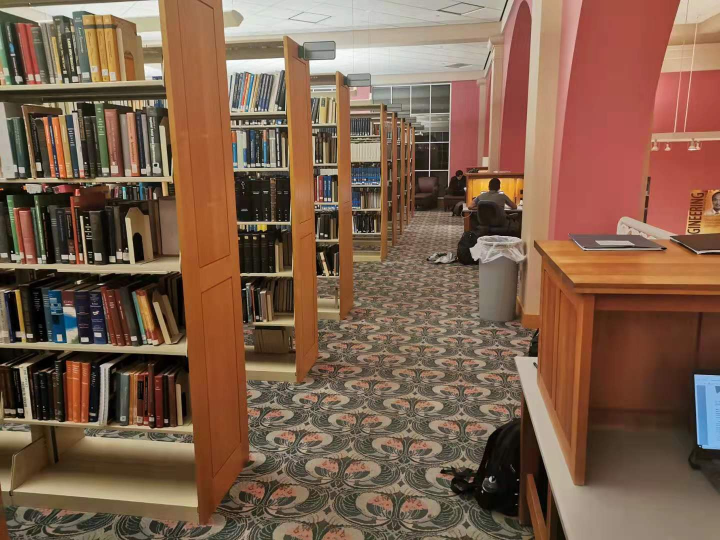
#> input picture Final Project/CS445-FinalProject-SFM/images/final/5001.jpg, 1440 x 1080 px, found by its file name (shown at 1/2 size); the run also reads 2 pictures not shown here
$ jupyter execute --allow-errors final_project_start_code.ipynb   (shell and % lines are left out)   (older library calls are emulated)
#> lines starting #> are read from the running program, lines starting #| are printed output that depends on the picture
### Final Project/CS445-FinalProject-SFM/utils.py
import os
import cv2

import numpy as np
from math import floor
from numpy.linalg import svd, inv


# [189 lines left out: functions projectImage, computeOverlap, transformImage, not called in this run]


def blendImages(sourceTransform, referenceTransform):
    '''
    Input:
        - sourceTransform: source frame projected onto reference frame plane
        - referenceTransform: reference frame projected onto same space

    Output:
        - blendedOutput: naive blending result from frame stitching
    '''

    blendedOutput = referenceTransform
    indices = referenceTransform == 0
    blendedOutput[indices] = sourceTransform[indices]

    return (blendedOutput / blendedOutput.max() * 255).astype(np.uint8)


# [94 lines left out: functions get_img_corners, video2imageFolder, imageFolder2mpeg, not called in this run]

### Final Project/project 5 - starter package/final_project_start_code.ipynb
# Final Project : 3D reconstruction with multi-images

## CS445: Computational Photography - Fall 2019

### Part I: SfM from two images

#### This involves:
1. compute homography H between two frames;
2. project each frame onto the same surface;
3. blend the surfaces.

Check that your homography is correct by plotting four points that form a square in frame 270 and their projections in each image, like this:
<p>


</p>

[cell 1]
import cv2
import numpy as np
from numpy.linalg import svd, inv, solve, lstsq
import utils
import scipy
from scipy.sparse.linalg import lsqr
from scipy.sparse import csr_matrix
from matplotlib import pyplot as plt
from mpl_toolkits.mplot3d import Axes3D
from scipy.spatial import Delaunay
from collections import defaultdict

import structure
import processor
import features

[cell 2]
class Camera(object):
    """ Class for representing pin-hole camera """

    # [63 lines left out: functions __init__, project, qr_to_rq_decomposition, factor, center, not called in this run]

## SfM from two images

[cell 3]
# images location
im1 = './images/final/5001.jpg'
im2 = './images/final/5002.jpg'
im3 = './images/final/5003.jpg'
im4 = './images/final/5004.jpg'

# Load an color image in grayscale
im1 = cv2.cvtColor(cv2.imread(im1),cv2.COLOR_BGR2RGB)
im2 = cv2.cvtColor(cv2.imread(im2),cv2.COLOR_BGR2RGB)
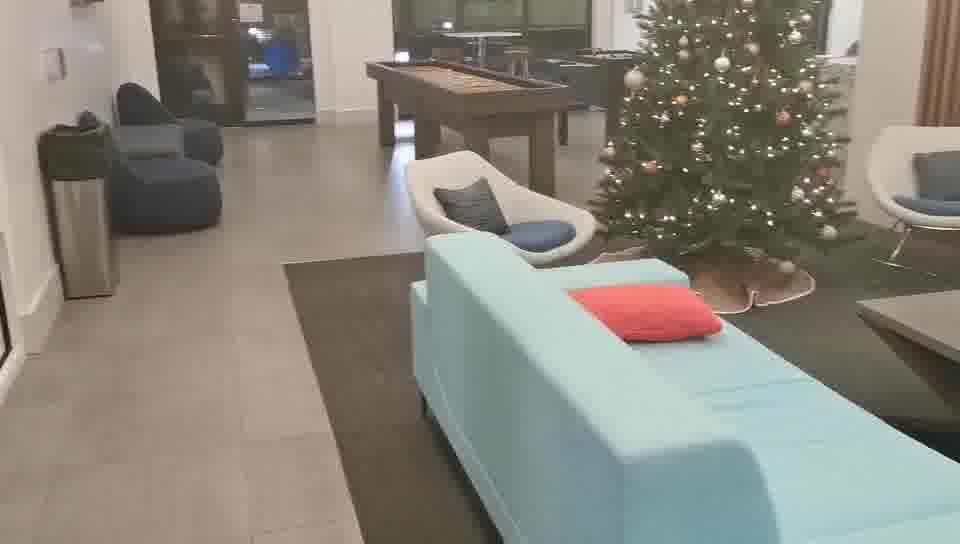
#> input picture Final Project/project 5 - starter package/images/final/5002.jpg, 960 x 544 px
im3 = cv2.cvtColor(cv2.imread(im3),cv2.COLOR_BGR2RGB)
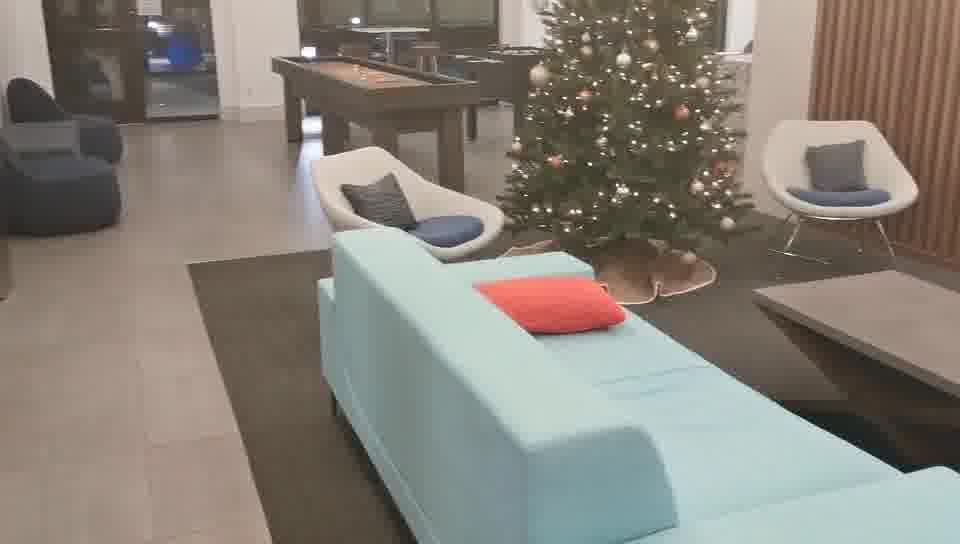
#> input picture Final Project/project 5 - starter package/images/final/5003.jpg, 960 x 544 px
im4 = cv2.cvtColor(cv2.imread(im4),cv2.COLOR_BGR2RGB)
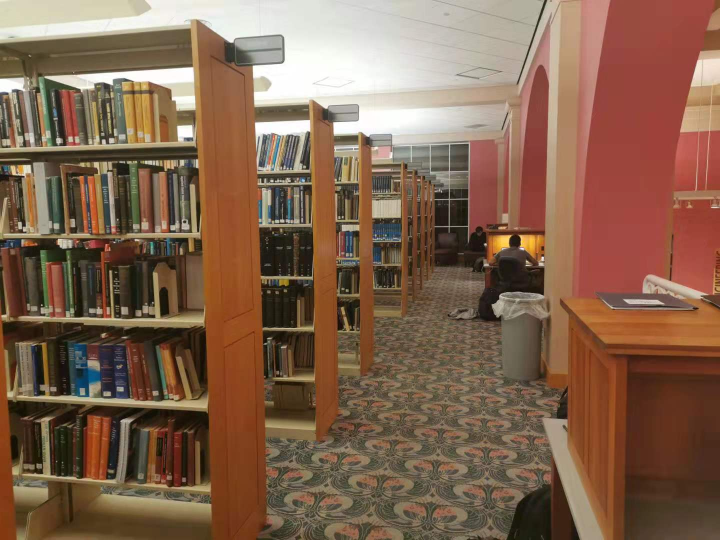
#> input picture Final Project/CS445-FinalProject-SFM/images/final/5004.jpg, 1440 x 1080 px, found by its file name (shown at 1/2 size)
plt.imshow(im1)
plt.show()
plt.imshow(im2)
plt.show()
plt.imshow(im3)
plt.show()
plt.imshow(im4)
plt.show()

[cell 4]
def convert_kps_to_array(kp):
    return np.float([kp[idx].pt for idx in range(0, len(kp))]).reshape(-1, 1, 2)

[cell 5]
import numpy as np
import cv2
from matplotlib import pyplot as plt

MIN_MATCH_COUNT = 10

# Initiate SIFT detector
sift = cv2.xfeatures2d.SIFT_create()

# find the keypoints and descriptors with SIFT
kp1, des1 = sift.detectAndCompute(im1,None)
#> kp1 = 11856 keypoints; strongest (x, y, size): (24, 503, 2.3), (253, 497, 2.2), (171, 326, 2.5), (641, 321, 2.7)
kp2, des2 = sift.detectAndCompute(im2,None)
#> kp2 = 1201 keypoints; strongest (x, y, size): (770, 223, 3.1), (685, 170, 2.7), (746, 110, 2.4), (732, 200, 2.6)
kp3, des3 = sift.detectAndCompute(im3,None)
#> kp3 = 1239 keypoints; strongest (x, y, size): (590, 164, 2.4), (636, 194, 2.5), (685, 142, 2.3), (595, 84, 2.6)
kp4, des4 = sift.detectAndCompute(im4,None)
#> kp4 = 7547 keypoints; strongest (x, y, size): (971, 489, 3.3), (228, 485, 2.2), (1053, 531, 2), (118, 281, 7.6)

print(type(kp1))
#| <class 'tuple'>
print(len(kp1))
#| 11856

key_pts_1 = np.asarray([kp1[i].pt for i in range(len(kp1))])
#> key_pts_1 = 11856 pairs, first value 2.35 to 1437.2, second value 3.43 to 1077.1
key_pts_2 = np.asarray([kp2[i].pt for i in range(len(kp2))])
#> key_pts_2 = 1201 pairs, first value 3.01 to 955.1, second value 3.71 to 537.9
key_pts_3 = np.asarray([kp3[i].pt for i in range(len(kp3))])
#> key_pts_3 = 1239 pairs, first value 8.95 to 955.4, second value 2.81 to 539.1
key_pts_4 = np.asarray([kp4[i].pt for i in range(len(kp4))])
#> key_pts_4 = 7547 pairs, first value 2.52 to 1437.2, second value 2.92 to 1077


# BFMatcher with default params
bf = cv2.BFMatcher()
matches_1_2 = bf.knnMatch(des1,des2, k=2)
#> matches_1_2 = 11856 matches
matches_1_3 = bf.knnMatch(des1,des3, k=2)
#> matches_1_3 = 11856 matches
matches_1_4 = bf.knnMatch(des1,des4, k=2)
#> matches_1_4 = 11856 matches

[cell 6]
print(key_pts_1.shape)
#| (11856, 2)
print(key_pts_1.shape)
#| (11856, 2)
print(key_pts_1.shape)
#| (11856, 2)
print(key_pts_1.shape)
#| (11856, 2)
print(key_pts_1.shape)
#| (11856, 2)

'''
matches: <list<list<cv2.DMatch>>: [num of matches, 2]
cv2.DMatch:
float  distance

int  imgIdx   train image index More...

int queryIdx  query descriptor index More...

int trainIdx train descriptor index More...

'''

# Apply ratio test
# get all good matches
good_1_2 = []
good_1_3 = []
good_1_4 = []

for m,n in matches_1_2:
    if m.distance < 0.75*n.distance:
        good_1_2.append([m])
#> after the loop, good_1_2 = 169 matches

for m,n in matches_1_3:
    if m.distance < 0.75*n.distance:
        good_1_3.append([m])
#> after the loop, good_1_3 = 146 matches

for m,n in matches_1_4:
    if m.distance < 0.75*n.distance:
        good_1_4.append([m])
#> after the loop, good_1_4 = 2204 matches

[cell 7]
print(len(good_1_2))
#| 169
print(type(good_1_2[0]))
#| <class 'list'>
#print(good_1_2[0])

from functools import reduce
from collections import defaultdict

def extract_match_index_in_kpts(good_match):
    return [mat[0].queryIdx for mat in good_match], [mat[0].trainIdx for mat in good_match]

def find_common_index(good_index):
    res = list(reduce(lambda i, j: i & j, (set(x) for x in good_index)))
    return res

def build_matching_dict(good_index_1, good_index_2):
    ret = defaultdict()
    for i in range(len(good_index_1)):
        ret[good_index_1[i]] = good_index_2[i]
    return ret

def find_common_index_on_other_three_frames(common_1, good_index_1_to_2, good_index_1_to_3, good_index_1_to_4):
    common_2 = []
    common_3 = []
    common_4 = []
    for i in common_1:
        common_2.append(good_index_1_to_2[i])
        common_3.append(good_index_1_to_3[i])
        common_4.append(good_index_1_to_4[i])
    return common_1, common_2, common_3, common_4

def find_common_points_by_index(kpts, common_index):
    common_pts_1 = []
    common_pts_2 = []
    common_pts_3 = []
    common_pts_4 = []
    for j in range(len(common_index[0])):
        common_pts_1.append(kpts[0][common_index[0][j]].pt)
        common_pts_2.append(kpts[1][common_index[1][j]].pt)
        common_pts_3.append(kpts[2][common_index[2][j]].pt)
        common_pts_4.append(kpts[3][common_index[3][j]].pt)
    return common_pts_1, common_pts_2, common_pts_3, common_pts_4


good_index_1_2_in_1, good_index_1_2_in_2 = extract_match_index_in_kpts(good_1_2)
#> good_index_1_2_in_1 = 169 values from 46 to 11792; good_index_1_2_in_2 = 169 values, max 1197 at index 33, min 10 at index 50, mean 389.4
good_index_1_3_in_1, good_index_1_3_in_3 = extract_match_index_in_kpts(good_1_3)
#> good_index_1_3_in_1 = 146 values from 36 to 11792; good_index_1_3_in_3 = 146 values, max 1236 at index 16, min 0 at index 9, mean 596.4
good_index_1_4_in_1, good_index_1_4_in_4 = extract_match_index_in_kpts(good_1_4)
#> good_index_1_4_in_1 = 2204 values from 31 to 11760; good_index_1_4_in_4 = 2204 values, max 7533 at index 966, min 39 at index 309, mean 3790.9

#build matching index dict
good_index_1_to_2 = build_matching_dict(good_index_1_2_in_1, good_index_1_2_in_2)
#> after the loop in build_matching_dict, `for i in range(len(good_index_1)):`: ret = 169 items
#> good_index_1_to_2 = 169 items
good_index_1_to_3 = build_matching_dict(good_index_1_3_in_1, good_index_1_3_in_3)
#> the loop in build_matching_dict (call 2), `for i in range(len(good_index_1)):` made 146 passes
#> good_index_1_to_3 = 146 items
good_index_1_to_4 = build_matching_dict(good_index_1_4_in_1, good_index_1_4_in_4)
#> good_index_1_to_4 = 2204 items

#print(len(good_index_1_2_in_1))
common_1 = find_common_index([good_index_1_2_in_1, good_index_1_3_in_1, good_index_1_4_in_1])
#> common_1 = [288, 4170, 7404, 46]
#print(common_1)
common_1, common_2, common_3, common_4 = find_common_index_on_other_three_frames(common_1,  good_index_1_to_2, good_index_1_to_3, good_index_1_to_4)
#> the loop in find_common_index_on_other_three_frames, `for i in common_1:` made 4 passes
#> i on passes 1 to 4: 288, 4170, 7404, 46
#> after the loop in find_common_index_on_other_three_frames, `for i in common_1:`: common_2 = [210, 539, 471, 20]; common_3 = [160, 476, 401, 48]; common_4 = [538, 3152, 5151, 2046]
#> common_2 = [210, 539, 471, 20]; common_3 = [160, 476, 401, 48]; common_4 = [538, 3152, 5151, 2046]
print(len(common_1))
#| 4
print(len(common_2))
#| 4
print(len(common_3))
#| 4
print(len(common_4))
#| 4

common_pts_1, common_pts_2, common_pts_3, common_pts_4 = find_common_points_by_index([kp1, kp2, kp3, kp4], [common_1, common_2, common_3, common_4])
#> common_pts_1 = [(35.75, 739.5), (516.8, 349.4), (756.6, 319.8), (9.96, 818.7)]; common_pts_2 = [(398.2, 45.46), (633.5, 76.32), (599.7, 40.71), (58.49, 186.3)]; common_pts_3 = [(304.6, 39.78), (538, 72.39), (506.4, 37.31), (152.3, 111.2)]; common_pts_4 = [(78.83, 848.2), (562, 460), (797.7, 431.8), (278.6, 339.1)]
#print(common_pts_1)

im1_copy = im1.copy()
dot_list_y = []
dot_list_x = []
for i in common_pts_1:
    #print(int(i[1]),int(i[0]))
    #im1_copy[int(i[1]),int(i[0]),:] = np.asarray([0,255,255])[:]
    dot_list_y.append(i[0])
    dot_list_x.append(i[1])
#> this loop made 4 passes
#> after the loop, dot_list_x = [739.5, 349.4, 319.8, 818.7]; dot_list_y = [35.75, 516.8, 756.6, 9.96]
plt.plot(dot_list_y, dot_list_x, 'ro')

plt.imshow(im1_copy)
plt.show()
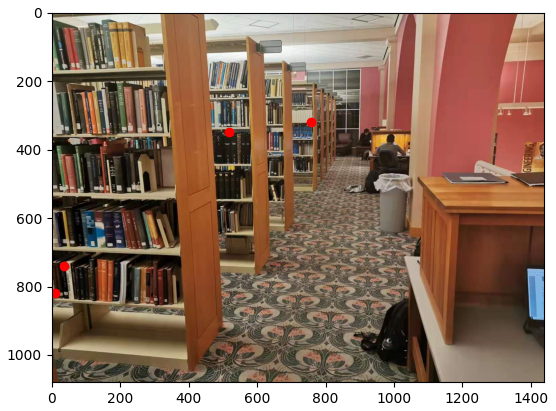
#> figure drawn by matplotlib, 1 panel

im2_copy = im2.copy()
dot_list_y = []
dot_list_x = []
for i in common_pts_2:
    #print(int(i[1]),int(i[0]))
    #im1_copy[int(i[1]),int(i[0]),:] = np.asarray([0,255,255])[:]
    dot_list_y.append(i[0])
    dot_list_x.append(i[1])
#> this loop made 4 passes
#> after the loop, dot_list_x = [45.46, 76.32, 40.71, 186.3]; dot_list_y = [398.2, 633.5, 599.7, 58.49]
plt.plot(dot_list_y, dot_list_x, 'ro')

plt.imshow(im2_copy)
plt.show()
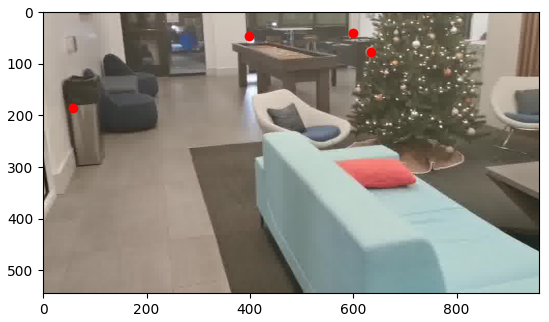
#> figure drawn by matplotlib, 1 panel

im3_copy = im3.copy()
dot_list_y = []
dot_list_x = []
for i in common_pts_3:
    #print(int(i[1]),int(i[0]))
    #im1_copy[int(i[1]),int(i[0]),:] = np.asarray([0,255,255])[:]
    dot_list_y.append(i[0])
    dot_list_x.append(i[1])
#> this loop made 4 passes
#> after the loop, dot_list_x = [39.78, 72.39, 37.31, 111.2]; dot_list_y = [304.6, 538, 506.4, 152.3]
plt.plot(dot_list_y, dot_list_x, 'ro')

plt.imshow(im3_copy)
plt.show()
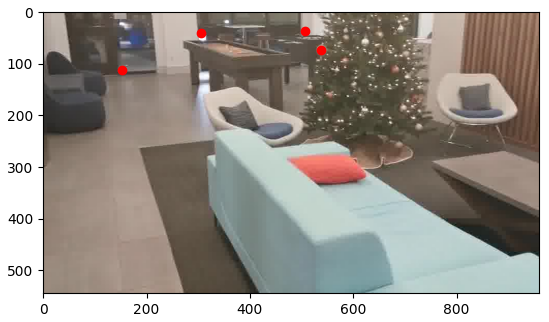
#> figure drawn by matplotlib, 1 panel

im4_copy = im4.copy()
dot_list_y = []
dot_list_x = []
for i in common_pts_4:
    #print(int(i[1]),int(i[0]))
    #im1_copy[int(i[1]),int(i[0]),:] = np.asarray([0,255,255])[:]
    dot_list_y.append(i[0])
    dot_list_x.append(i[1])
#> this loop made 4 passes
#> after the loop, dot_list_x = [848.2, 460, 431.8, 339.1]; dot_list_y = [78.83, 562, 797.7, 278.6]
plt.plot(dot_list_y, dot_list_x, 'ro')

plt.imshow(im4_copy)
plt.show()
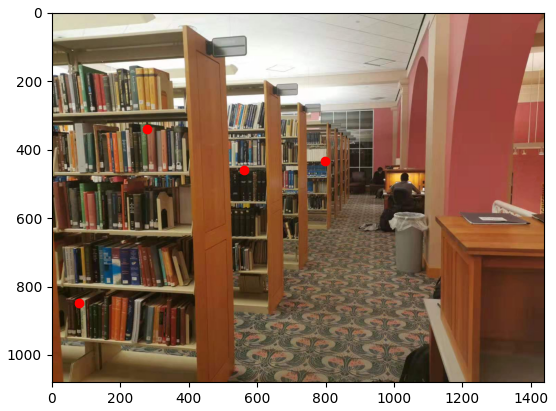
#> figure drawn by matplotlib, 1 panel

[cell 8]
'''
func: find corresponding points on two images, calculate the intrinsic matrix using DLT
return value: homogeneous value of two point sets. both of shape [u:N,v:N,1*N]
'''
def demo_two_image(img1,img2):
    pts1, pts2 = features.find_correspondence_points(img1, img2)

    points1 = processor.cart2hom(pts1)
    points2 = processor.cart2hom(pts2)

    fig, ax = plt.subplots(1, 2)
    ax[0].autoscale_view('tight')
    ax[0].imshow(img1)
    ax[0].plot(points1[0], points1[1], 'r.')
    ax[1].autoscale_view('tight')
    ax[1].imshow(img2)
    ax[1].plot(points2[0], points2[1], 'r.')
    fig.show()

    height, width, ch = img1.shape
    intrinsic = np.array([  # for dino
        [1000, 0, width / 2],
        [0, 1000, height / 2],
        [0, 0, 1]])

    return points1, points2, intrinsic

#> (the rest of this cell did not finish here and is left out)

[cell 9]
import matplotlib
# [9 lines left out: function tri_mesh, not called in this run]


#test
#> (the rest of this cell did not finish here and is left out)

[cell 10]
# [15 lines left out: function get_Homology_with_triangle, not called in this run]
'''
def test_get_Homology_with_triangle(transform, img1, tri_mesh1):
    ret = np.zeros(img1.shape)
    H,W,_ = img1.shape
    for y in H:
'''


#> (the rest of this cell did not finish here and is left out)

#> (a cell that did not finish here is left out)

[cell 12]
# [21 lines left out: function demo_triangular_fit, not called in this run]

print("im1")
#> (the rest of this cell did not finish here and is left out)

[cell 13]
# [31 lines left out: function get_dense_map, not called in this run]

#> (the rest of this cell did not finish here and is left out)

#> (a cell that did not finish here is left out)

#> (a cell that did not finish here is left out)

[cell 16]
import os, sys

# Open a file
fd = os.open( "test.stl", os.O_RDWR|os.O_CREAT )

# Now get a file object for the above file.
fo = os.fdopen(fd, "w+")


# [19 lines left out: function write_to_ascii_stl, not called in this run]


#> (the rest of this cell did not finish here and is left out)

[cell 17]
from plotly.offline import plot
import chart_studio.plotly as py
import plotly.graph_objs as go
import numpy as np

#> (the rest of this cell did not finish here and is left out)

[cell 18]
from plotly.offline import plot
import chart_studio.plotly as py
import plotly.graph_objs as go
import numpy as np

#> (the rest of this cell did not finish here and is left out)

#> (a cell that did not finish here is left out)

[cell 20]
def auto_homography(Ia,Ib, homography_func=None, normalization_func=None):
    '''
    Computes a homography that maps points from Ia to Ib

    Input: Ia and Ib are images
    Output: H is the homography

    '''
    if Ia.dtype == 'float32' and Ib.dtype == 'float32':
        Ia = (Ia*255).astype(np.uint8)
        Ib = (Ib*255).astype(np.uint8)

    Ia_gray = cv2.cvtColor(Ia,cv2.COLOR_BGR2GRAY)
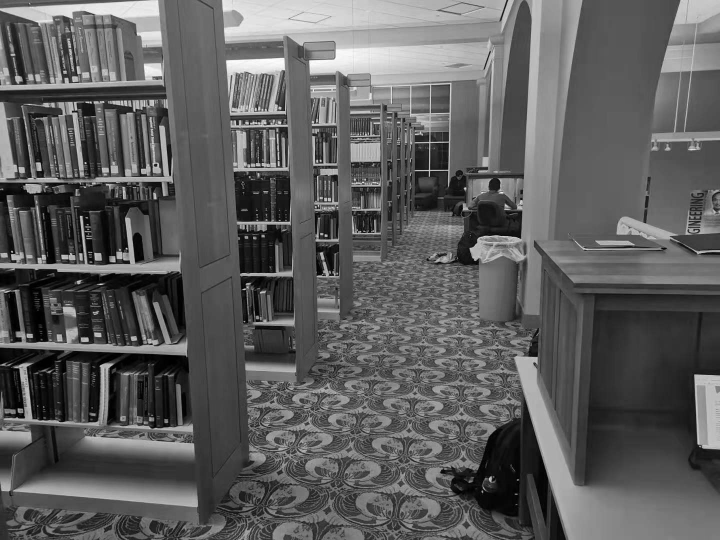
#> Ia_gray: shape (1080, 1440) (shown at 1/2 size); min 0, max 255, mean 93.7
    Ib_gray = cv2.cvtColor(Ib,cv2.COLOR_BGR2GRAY)

    # Initiate SIFT detector
    sift = cv2.xfeatures2d.SIFT_create()

    # find the keypoints and descriptors with SIFT
    kp_a, des_a = sift.detectAndCompute(Ia_gray,None)
#> kp_a has the same summary as kp1 outside auto_homography
#> (the rest of the program and of its run is left out)
